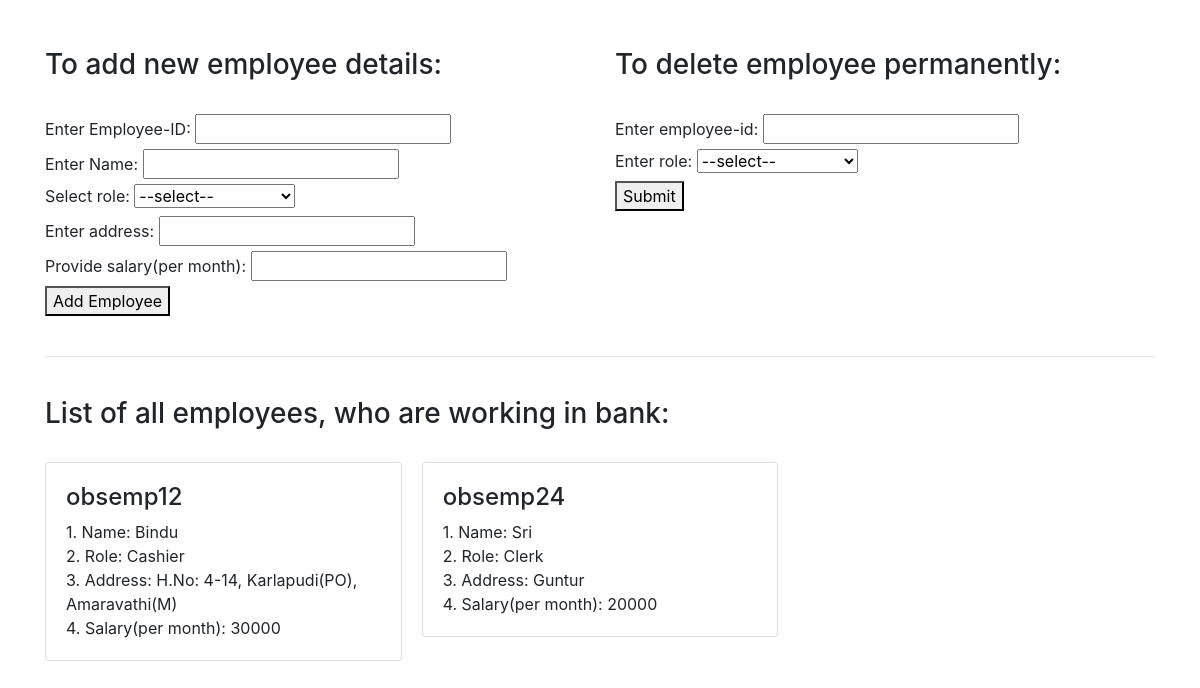
Screenshot of /Admin/employee.php with the database file from the repository.
### tables this page shows
CREATE TABLE `employee` (
  `empid` varchar(50) NOT NULL,
  `name` varchar(50) NOT NULL,
  `role` varchar(50) NOT NULL,
  `address` varchar(50) NOT NULL,
  `salary` int(20) NOT NULL
);

### Admin/employee.php (the view, shortened to what this page needs)
<!DOCTYPE html>
<html>
<head>
	<link rel="stylesheet" href="https://maxcdn.bootstrapcdn.com/bootstrap/4.5.2/css/bootstrap.min.css">
	<link rel="stylesheet" href="https://cdnjs.cloudflare.com/ajax/libs/font-awesome/4.7.0/css/font-awesome.min.css">
</head>
<body>
<br><br>
<div class="container">
	<div class="card-deck">
		<div class="card border-0">
			<form action="blockemployee.php" method="POST">
				<h3>To add new employee details:</h3><br>
				<label>Enter Employee-ID:</label>
				<input type="text" name="id" size="20"/><br>
				<label>Enter Name:</label>
				<input type="text" name="name" size="20"/><br>
				<label>Select role:</label>
				<select name="role">
					<option value="No role">--select--</option>
				</select><br>
				<label>Enter address:</label>
				<input type="text" name="address" size="20"/><br>
				<label>Provide salary(per month):</label>
				<input type="number" name="salary" size="20"/><br>
				<button name="add">Add Employee</button>
			</form>
		</div>
<?php
	$conn = mysqli_connect("localhost", "root", "", "student");
	$sql = "SELECT * FROM employee";
	$result = $conn->query($sql);
	if ($result->num_rows > 0) {
?>
	<div class="card border-0">
	<form action="blockemployee.php" method="POST">
		<h3>To delete employee permanently:</h3><br>
		<label>Enter employee-id:</label>
		<input type="text" name="id" size="20"/><br>
		<label>Enter role:</label>
		<select name="role">
			<option value="No role">--select--</option>
		</select><br>
		<button name="submit">Submit</button>
	</form>
</div>
</div>
	<br><hr><br>
	<h3>List of all employees, who are working in bank:</h3><br>
	<div class="card-columns">
<?php
	while($row = $result->fetch_assoc()) {
		echo "<div class='card'><div class='card-body'>";
		echo "<h4>".$row['empid']."</h4><div class='card-text'>1. Name: ".$row['name']."<br>2. Role: ".$row['role']."<br>3. Address: ".$row['address']."<br>4. Salary(per month): ".$row['salary']."";
			echo "</div></div></div>";
	}
	}
?>
</div>
</div>
</body>
</html>

### rows the page displays
employee: empid "obsemp12", name "Bindu", role "Cashier", address "H.No: 4-14, Karlapudi(PO), Amaravathi(M)", salary "30000"
employee: empid "obsemp24", name "Sri", role "Clerk", address "Guntur", salary "20000"
